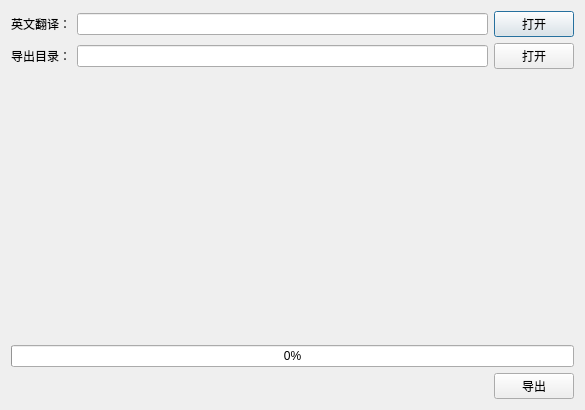
<?xml version="1.0" encoding="UTF-8"?>
<ui version="4.0">
 <class>ExportUntranslated</class>
 <widget class="QDialog" name="ExportUntranslated">
  <property name="geometry">
   <rect>
    <x>0</x>
    <y>0</y>
    <width>585</width>
    <height>410</height>
   </rect>
  </property>
  <property name="windowTitle">
   <string>导出未翻译内容</string>
  </property>
  <layout class="QVBoxLayout" name="verticalLayout">
   <item>
    <layout class="QGridLayout" name="gridLayout">
     <item row="0" column="0">
      <widget class="QLabel" name="label">
       <property name="text">
        <string>英文翻译：</string>
       </property>
      </widget>
     </item>
     <item row="0" column="1">
      <widget class="QLineEdit" name="lineEdit_source"/>
     </item>
     <item row="0" column="2">
      <widget class="QPushButton" name="pushButton_openSourceFile">
       <property name="text">
        <string>打开</string>
       </property>
      </widget>
     </item>
     <item row="1" column="0">
      <widget class="QLabel" name="label_2">
       <property name="text">
        <string>导出目录：</string>
       </property>
      </widget>
     </item>
     <item row="1" column="1">
      <widget class="QLineEdit" name="lineEdit_exportDir"/>
     </item>
     <item row="1" column="2">
      <widget class="QPushButton" name="pushButton_openExportDir">
       <property name="text">
        <string>打开</string>
       </property>
      </widget>
     </item>
    </layout>
   </item>
   <item>
    <spacer name="verticalSpacer">
     <property name="orientation">
      <enum>Qt::Vertical</enum>
     </property>
     <property name="sizeHint" stdset="0">
      <size>
       <width>20</width>
       <height>246</height>
      </size>
     </property>
    </spacer>
   </item>
   <item>
    <widget class="QProgressBar" name="progressBar">
     <property name="value">
      <number>0</number>
     </property>
    </widget>
   </item>
   <item>
    <layout class="QHBoxLayout" name="horizontalLayout">
     <item>
      <spacer name="horizontalSpacer">
       <property name="orientation">
        <enum>Qt::Horizontal</enum>
       </property>
       <property name="sizeHint" stdset="0">
        <size>
         <width>40</width>
         <height>20</height>
        </size>
       </property>
      </spacer>
     </item>
     <item>
      <widget class="QPushButton" name="pushButton_export">
       <property name="text">
        <string>导出</string>
       </property>
      </widget>
     </item>
    </layout>
   </item>
  </layout>
 </widget>
 <resources/>
 <connections/>
</ui>
